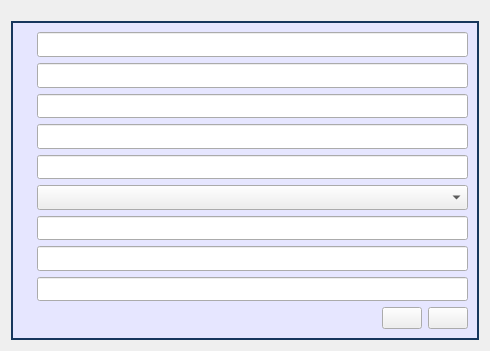
<?xml version="1.0" encoding="UTF-8"?>
<ui version="4.0">
 <class>report</class>
 <widget class="QDialog" name="report">
  <property name="geometry">
   <rect>
    <x>0</x>
    <y>0</y>
    <width>490</width>
    <height>351</height>
   </rect>
  </property>
  <property name="minimumSize">
   <size>
    <width>490</width>
    <height>351</height>
   </size>
  </property>
  <property name="maximumSize">
   <size>
    <width>490</width>
    <height>351</height>
   </size>
  </property>
  <property name="windowTitle">
   <string/>
  </property>
  <property name="windowIcon">
   <iconset>
    <normaloff>WStreamLab.ico</normaloff>WStreamLab.ico</iconset>
  </property>
  <property name="styleSheet">
   <string notr="true">QPushButton:hover {
       background-color: #d7d9d7;
}

QLabel 
{
	font-family: &quot;Segoe UI&quot;;
	font-size: 12pt;
}

QComboBox 
{
	font-family: &quot;Segoe UI&quot;;
	font-size: 12pt;
}

QGroupBox  {
    border: 2px solid gray;
    border-color: #FF17365D;
    background-color: #E6E6FF;
	font-family: &quot;Segoe UI&quot;;
	font-size: 12pt;
    margin-top: 10px;
}

QGroupBox::title {
    subcontrol-origin: margin;
    left: 7px;
    padding: -5px 5px 0px 5px;
}

QMenu {
    background-color: white;
    margin: 2px; /* some spacing around the menu */
}

QMenu::item {
    padding: 2px 25px 2px 20px;
    border: 1px solid transparent; /* reserve space for selection border */
}

QMenu::item:selected {
    border-color: darkblue;
    background: rgba(100, 100, 100, 150);
}

QRadioButton {
   padding-left: 20px; 
   padding-right: 20px;
}

QRadioButton::indicator {
    width:                  10px; 
    height:                 10px;
    border-radius:       7px;
}

QRadioButton::indicator:checked {
    background-color:       black;
    border:                         4px;
}

QRadioButton::indicator:unchecked {
    background-color:       white;
    border:                         4px;
}

QEdit 
{
	font-family: &quot;Segoe UI&quot;;
	font-size: 12pt;
}

QFrame[frameShape=&quot;4&quot;] /* QFrame::HLine == 0x0004 */
{
    color: red;
}

QFrame[frameShape=&quot;5&quot;] /* QFrame::VLine == 0x0005 */
{
    color: green;
}

QMessageBox  {
 	font-family: &quot;Segoe UI&quot;;
	font-size: 12pt;
    border-width: 2px;
    border-radius: 10px;
    color: green;
}</string>
  </property>
  <layout class="QGridLayout" name="gridLayout_3">
   <item row="0" column="0">
    <widget class="QGroupBox" name="grBoxBuletin">
     <property name="title">
      <string/>
     </property>
     <layout class="QGridLayout" name="gridLayout_2">
      <item row="0" column="0">
       <layout class="QVBoxLayout" name="verticalLayout">
        <item>
         <layout class="QGridLayout" name="gridLayout">
          <item row="3" column="0">
           <widget class="QLabel" name="lbCodulLt">
            <property name="text">
             <string/>
            </property>
           </widget>
          </item>
          <item row="6" column="0">
           <widget class="QLabel" name="lbCost">
            <property name="text">
             <string/>
            </property>
           </widget>
          </item>
          <item row="0" column="1">
           <widget class="QLineEdit" name="leAutorizatiaNumarul">
            <property name="font">
             <font>
              <pointsize>12</pointsize>
             </font>
            </property>
           </widget>
          </item>
          <item row="2" column="1">
           <widget class="QLineEdit" name="leDetinator">
            <property name="font">
             <font>
              <pointsize>12</pointsize>
             </font>
            </property>
           </widget>
          </item>
          <item row="2" column="0">
           <widget class="QLabel" name="lbDetinator">
            <property name="text">
             <string/>
            </property>
           </widget>
          </item>
          <item row="0" column="0">
           <widget class="QLabel" name="lbAutorizatiaNumarul">
            <property name="text">
             <string/>
            </property>
           </widget>
          </item>
          <item row="8" column="0">
           <widget class="QLabel" name="lbIndicativulMarcii">
            <property name="text">
             <string/>
            </property>
           </widget>
          </item>
          <item row="3" column="1">
           <widget class="QLineEdit" name="leCodulLt">
            <property name="font">
             <font>
              <pointsize>12</pointsize>
             </font>
            </property>
           </widget>
          </item>
          <item row="5" column="1">
           <widget class="QComboBox" name="cbValabilitate">
            <property name="font">
             <font>
              <family>Segoe UI</family>
              <pointsize>12</pointsize>
             </font>
            </property>
           </widget>
          </item>
          <item row="1" column="1">
           <widget class="QLineEdit" name="leNumarInregistrare">
            <property name="font">
             <font>
              <pointsize>12</pointsize>
             </font>
            </property>
           </widget>
          </item>
          <item row="6" column="1">
           <widget class="QLineEdit" name="leCost">
            <property name="font">
             <font>
              <pointsize>12</pointsize>
             </font>
            </property>
           </widget>
          </item>
          <item row="1" column="0">
           <widget class="QLabel" name="lbNumarInregistrare">
            <property name="text">
             <string/>
            </property>
           </widget>
          </item>
          <item row="4" column="1">
           <widget class="QLineEdit" name="leNormative">
            <property name="font">
             <font>
              <pointsize>12</pointsize>
             </font>
            </property>
           </widget>
          </item>
          <item row="7" column="0">
           <widget class="QLabel" name="lbVerificatorMetrolog">
            <property name="text">
             <string/>
            </property>
           </widget>
          </item>
          <item row="5" column="0">
           <widget class="QLabel" name="lbValabilitate">
            <property name="text">
             <string/>
            </property>
           </widget>
          </item>
          <item row="7" column="1">
           <widget class="QLineEdit" name="leVerificatorMetrolog">
            <property name="font">
             <font>
              <pointsize>12</pointsize>
             </font>
            </property>
           </widget>
          </item>
          <item row="4" column="0">
           <widget class="QLabel" name="lbNormative">
            <property name="text">
             <string/>
            </property>
           </widget>
          </item>
          <item row="8" column="1">
           <widget class="QLineEdit" name="leIndicativulMarcii">
            <property name="font">
             <font>
              <pointsize>12</pointsize>
             </font>
            </property>
           </widget>
          </item>
         </layout>
        </item>
        <item>
         <spacer name="verticalSpacer">
          <property name="orientation">
           <enum>Qt::Vertical</enum>
          </property>
          <property name="sizeHint" stdset="0">
           <size>
            <width>20</width>
            <height>40</height>
           </size>
          </property>
         </spacer>
        </item>
        <item>
         <layout class="QHBoxLayout" name="horizontalLayout">
          <item>
           <spacer name="horizontalSpacer">
            <property name="orientation">
             <enum>Qt::Horizontal</enum>
            </property>
            <property name="sizeHint" stdset="0">
             <size>
              <width>40</width>
              <height>20</height>
             </size>
            </property>
           </spacer>
          </item>
          <item>
           <widget class="QPushButton" name="pbGenerareBV">
            <property name="font">
             <font>
              <pointsize>9</pointsize>
             </font>
            </property>
            <property name="focusPolicy">
             <enum>Qt::NoFocus</enum>
            </property>
            <property name="text">
             <string/>
            </property>
           </widget>
          </item>
          <item>
           <widget class="QPushButton" name="pbInchide">
            <property name="focusPolicy">
             <enum>Qt::NoFocus</enum>
            </property>
            <property name="text">
             <string/>
            </property>
           </widget>
          </item>
         </layout>
        </item>
       </layout>
      </item>
     </layout>
    </widget>
   </item>
  </layout>
 </widget>
 <tabstops>
  <tabstop>leNumarInregistrare</tabstop>
  <tabstop>leDetinator</tabstop>
  <tabstop>leCodulLt</tabstop>
  <tabstop>leNormative</tabstop>
  <tabstop>cbValabilitate</tabstop>
  <tabstop>leCost</tabstop>
  <tabstop>leVerificatorMetrolog</tabstop>
 </tabstops>
 <resources/>
 <connections/>
</ui>
